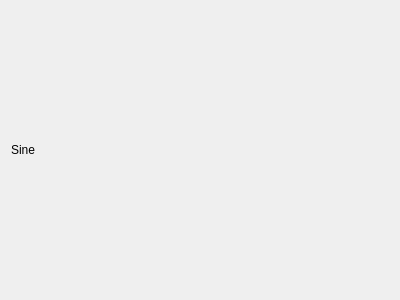
<?xml version="1.0" encoding="UTF-8"?>
<ui version="4.0">
 <class>Sine</class>
 <widget class="QWidget" name="Sine">
  <property name="geometry">
   <rect>
    <x>0</x>
    <y>0</y>
    <width>400</width>
    <height>300</height>
   </rect>
  </property>
  <property name="windowTitle">
   <string>Sine</string>
  </property>
  <layout class="QVBoxLayout" name="verticalLayout">
   <item>
    <widget class="QLabel" name="label">
     <property name="text">
      <string>Sine</string>
     </property>
    </widget>
   </item>
  </layout>
 </widget>
 <resources/>
 <connections/>
</ui>
